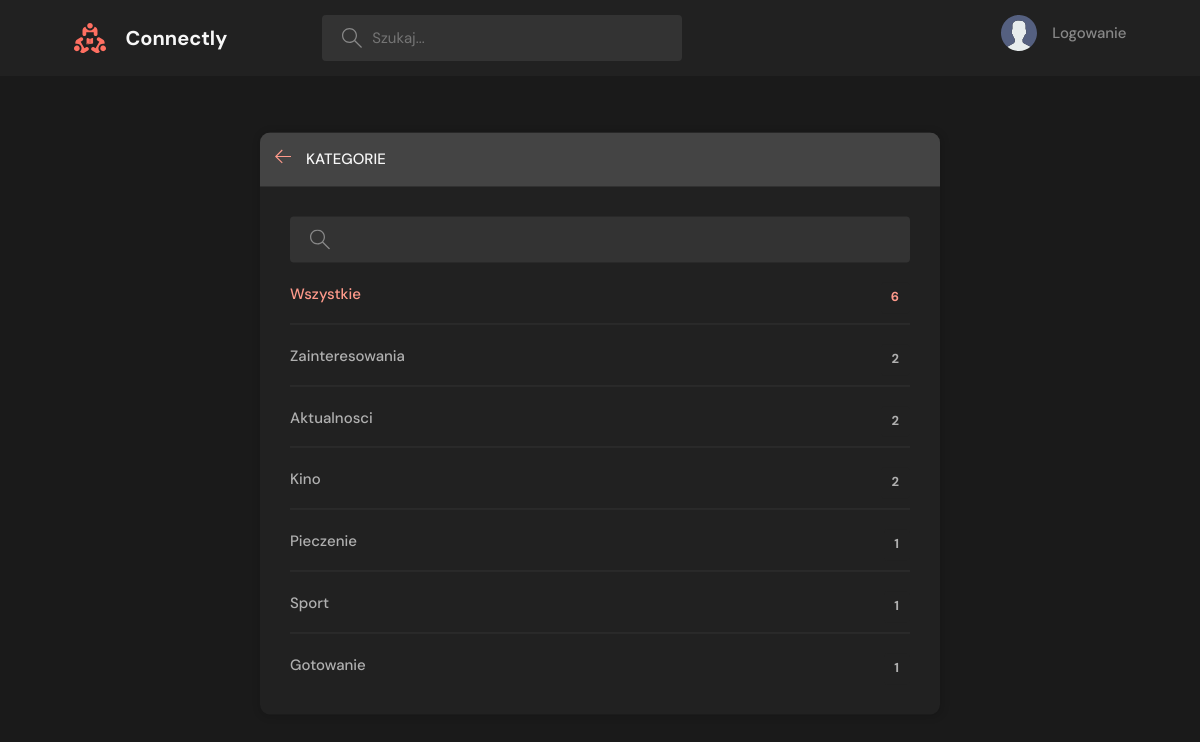
Page /topics/ on the committed database.
### base/models.py (models this page shows, shortened)
class Topic(models.Model):
    name = models.CharField(max_length=200)

### base/views.py (the view)
# urls.py: path('topics/', views.topicsPage, name="topics"),
def topicsPage(request):
    q = request.GET.get('q') if request.GET.get('q') != None else ''
    topics = Topic.objects.filter(name__icontains=q)
    return render(request, 'base/topics.html', {'topics': topics})

### base/templates/base/topics.html (shortened to what this page needs)
{% extends 'main.html' %}
{% block content %}
    <main class="create-room layout">
      <div class="container">
        <div class="layout__box">
          <div class="layout__boxHeader">
            <div class="layout__boxTitle">
              <a href="{% url 'home' %}">
                <svg version="1.1" xmlns="http://www.w3.org/2000/svg" width="32" height="32" viewBox="0 0 32 32">
                  <title>arrow-left</title>
                  <path
                    d="M13.723 2.286l-13.723 13.714 13.719 13.714 1.616-1.611-10.96-10.96h27.625v-2.286h-27.625l10.965-10.965-1.616-1.607z"
                  ></path>
                </svg>
              </a>
              <h3>Kategorie</h3>
            </div>
          </div>
          <div class="topics-page layout__body">
            <form action="" method="GET" class="header__search">
              <label>
                <input name="q" placeholder="" />
              </label>
            </form>
            <ul class="topics__list">
              <li>
                <a href="{% url 'topics' %}" class="active">Wszystkie <span>{{topics.count}}</span></a>
              </li>
              {% for topic in topics %}
              <li>
                <a href="{% url 'home' %}?q={{topic.name}}">{{ topic.name }}<span>{{topic.room_set.all.count}}</span></a>
              </li>
              {% endfor %}
            </ul>
          </div>
        </div>
      </div>
    </main>
{% endblock content %}

### static/styles/style.css (style rules this page uses)
:root { --color-main: #ff9a8b; --color-main-light: #ffe5e0; --color-dark: #212121; --color-dark-medium: #333333; --color-dark-light: #444444; --color-light: #f7f7f7; --color-gray: #888888; --color-light-gray: #b0b0b0; --color-bg: #1a1a1a; --color-success: #58c9b9; --color-error: #f56c6c; }
* { font-family: "DM Sans", -apple-system, BlinkMacSystemFont, "Segoe UI", Roboto, Oxygen, Ubuntu, Cantarell, "Open Sans", "Helvetica Neue", sans-serif; margin: 0; padding: 0; box-sizing: border-box; text-rendering: optimizeLegibility; font-size: inherit; }
html { font-size: 56.25%; }
@media only screen and (min-width: 1200px) { html { font-size: 62.5%; } }
body { line-height: 1.6; font-weight: 400; font-size: 1.5rem; color: var(--color-light-gray); background-color: var(--color-bg); min-height: 100vh; }
a { display: inline-block; color: var(--color-main); text-decoration: none; }
.container { max-width: 120rem; width: 90%; margin: auto; }
.header__search > label { background-color: var(--color-dark-medium); padding: 1.3rem 1rem; display: flex; align-items: center; gap: 1rem; border-radius: 4px; }
.header__search svg { fill: var(--color-gray); width: 2rem; height: 2rem; margin-left: 1rem; }
.header__search input { width: 30rem; background: transparent; border: none; outline: none; color: var(--color-light); }
.layout { margin-top: 2.4rem; }
.layout > .container { display: flex; justify-content: space-between; align-items: flex-start; }
.layout__box { width: 90%; max-width: 48rem; min-height: 40rem; position: absolute; top: 50%; left: 50%; transform: translate(-50%, -46%); background-color: var(--color-dark); border-radius: 1rem; box-shadow: 1px 1px 6px 3px rgba(0, 0, 0, 0.1); overflow: hidden; }
.layout__boxHeader { display: flex; padding: 1.5rem; background-color: var(--color-dark-light); }
.layout__boxTitle { display: flex; gap: 1.5rem; align-items: center; }
.layout__boxTitle h3 { text-transform: uppercase; font-weight: 500; color: var(--color-light); }
.layout__boxTitle svg { width: 1.6rem; height: 1.6rem; fill: var(--color-main); }
.layout__body { margin: 3rem; }
.topics__list { list-style: none; }
.topics__list li a { display: flex; justify-content: space-between; margin-bottom: 3rem; font-weight: 500; color: var(--color-light-gray); transition: all 0.3s ease-in-out; }
.topics__list li a.active, .topics__list li a:hover { color: var(--color-main); }
.topics__list li a span { padding: 0.5rem 1rem; background-color: var(--color-dark); border-radius: 3px; font-size: 1.3rem; font-weight: 700; letter-spacing: 1px; }
.topics-page .topics__list li:not(:last-child) a { margin: 2rem 0; padding-bottom: 1rem; text-decoration: none; border-bottom: 1px solid var(--color-dark-medium); }
.topics-page .header__search { display: block; }
.create-room.layout .layout__box { max-width: 68rem; }
h2, h3 { text-align: center; color: var(--color-main); }
form { display: flex; flex-direction: column; gap: 10px; }
form { display: flex; flex-direction: column; gap: 15px; }

### rows in the picture
Topic: name "Zainteresowania", room_set.all.count "2"
Topic: name "Aktualnosci", room_set.all.count "2"
Topic: name "Kino", room_set.all.count "2"
Topic: name "Pieczenie", room_set.all.count "1"
Topic: name "Sport", room_set.all.count "1"
Topic: name "Gotowanie", room_set.all.count "1"

### other values in the picture
{{ topics.count }} "6"
